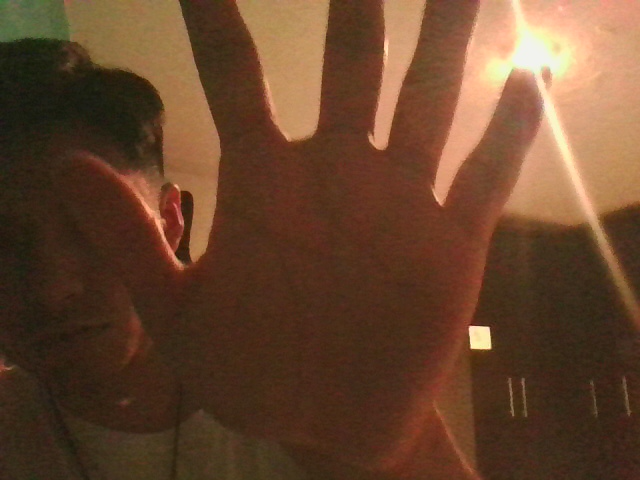
#> input picture foto_capturada.png, 640 x 480 px
$ python -i main.py   (imports and definitions only)
#> lines starting #> are read from the running program, lines starting #| are printed output that depends on the picture; after the words box and inside, x2 and y2 are one past the last pixel; in counts of white or black regions, pixels touching at a corner belong together
#> further down, picture is the input picture: shape (480, 640, 3); mean B, G, R 45.5, 69.2, 102.7
import cv2
import numpy as np
import random
import os
import time


# Accedemos a la carpeta
path = "D:/Image Processing/Piedra Papel o IA/Imagenes PPT"
images = []
clases = []
# [1 line that did not run here, left out]

# Leemos los rostros del DB
# [9 lines not run here, left out]

jugadaPC =  random.randint(0,2)


def capturar_foto():
    cap = cv2.VideoCapture(0)

    if not cap.isOpened():
        print("Error al abrir la cámara")
        return None

    # Dar un tiempo para que la cámara ajuste la exposición
    ret, frame = cap.read()
    if ret:
        nombre_archivo = "foto_capturada.png"
        cv2.imwrite(nombre_archivo, frame)
        print(f"Foto guardada como {nombre_archivo}")
        cap.release()
        return frame
    else:
        print("Error al capturar la foto")
        cap.release()
        return None

def procesar_imagen(frame):
    gray = cv2.cvtColor(frame, cv2.COLOR_BGR2GRAY)
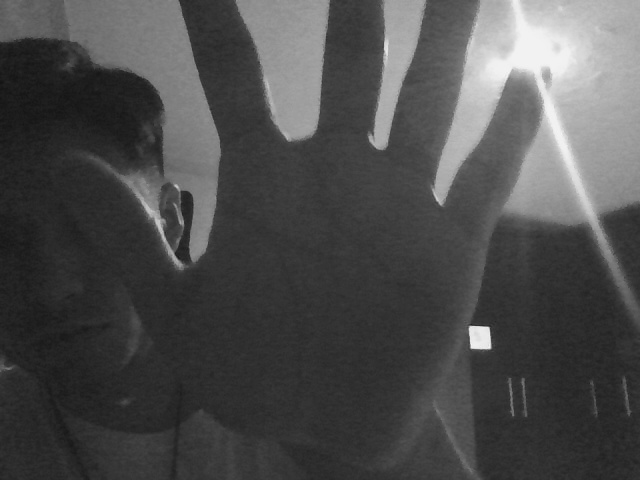
#> gray: shape (480, 640); min 19, max 247, mean 76.5
    blur = cv2.GaussianBlur(gray, (5, 5), 0)
    _, thresh = cv2.threshold(blur, 60, 255, cv2.THRESH_BINARY_INV)
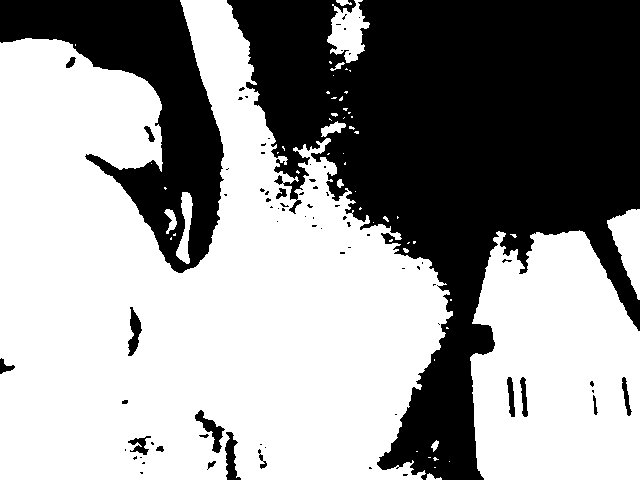
#> thresh: shape (480, 640); 59.6% white; 77 black regions (58 under 20 px)
    #cv2.imshow("Hola",thresh)

    contours, _ = cv2.findContours(thresh, cv2.RETR_TREE, cv2.CHAIN_APPROX_SIMPLE)
#> contours = 140 contours, 104 with area under 20; largest, box (x1, y1, x2, y2) and area: (0, 0, 453, 480) 143230, (470, 230, 640, 480) 35498, (607, 209, 640, 300) 1540, (327, 0, 370, 63) 1418, (176, 192, 193, 264) 540

    if len(contours) == 0:
        return "No se detecta mano"

    # Suponemos que el contorno más grande es la mano
    max_contour = max(contours, key=cv2.contourArea)
#> max_contour = contour of 1273 points, box (x1, y1, x2, y2) (0, 0, 453, 480), area 143230

    # Encontrar el convex hull
    hull = cv2.convexHull(max_contour)
#> hull = contour of 12 points, box (x1, y1, x2, y2) (0, 0, 453, 480), area 177746

    # Encontrar los defectos del hull
    hull_indices = cv2.convexHull(max_contour, returnPoints=False)
#> hull_indices = [1272, 1268, 707, 685, 675, 655, 654, 501, 496, 435, 414, 0]
    defects = cv2.convexityDefects(max_contour, hull_indices)
#> defects = [[0, 414, 164, 68176], [414, 435, 425, 3840], [435, 496, 465, 12288], [496, 501, 498, 801], [501, 654, 546, 12839], [655, 675, 669, 1930], [675, 685, 681, 2337], [685, 707, 704, 1356], [707, 1268, 1074, 18717], [1268, 1272, 1271, 328]]

    if defects is None:
        return "Piedra"

    count_defects = 0

    for i in range(defects.shape[0]):
        s, e, f, d = defects[i, 0]
        start = max_contour[s][0]
        end = max_contour[e][0]
        far = max_contour[f][0]

        # Convierte las tuplas a arrays de NumPy
        start = np.array(start)
        end = np.array(end)
        far = np.array(far)

        # Encontrar las distancias entre los puntos del defecto
        a = np.linalg.norm(end - start)
        b = np.linalg.norm(far - start)
        c = np.linalg.norm(far - end)

        # Calcular el ángulo usando la ley de cosenos
        angle = np.arccos((b**2 + c**2 - a**2) / (2*b*c))

        # Si el ángulo es menor de 90 grados, lo contamos como un defecto
        if angle <= np.pi / 2:
            count_defects += 1
#> this loop made 10 passes
#> (s, e, f, d, start, end, far, a) on passes 1 to 10: (0, 414, 164, 68176, [180, 0], [0, 42], [182, 273], 184.8), (414, 435, 425, 3840, [0, 42], [0, 479], [15, 366], 437), (435, 496, 465, 12288, [0, 479], [422, 479], [226, 431], 422), (496, 501, 498, 801, [422, 479], [425, 473], [420, 476], 6.71), (501, 654, 546, 12839, [425, 473], [452, 315], [376, 462], 160.3), (655, 675, 669, 1930, [452, 311], [449, 292], [442, 296], 19.24), (675, 685, 681, 2337, [449, 292], [446, 284], [437, 286], 8.54), (685, 707, 704, 1356, [446, 284], [431, 262], [428, 267], 26.63), (707, 1268, 1074, 18717, [431, 262], [231, 6], [289, 199], 324.9), (1268, 1272, 1271, 328, [231, 6], [226, 0], [226, 2], 7.81)
#> after the loop, count_defects = 5

    if count_defects == 0:
        return "Piedra"
    elif count_defects == 1:
        return "Tijera"
    else:
        return "Papel"

def main():
    frame = capturar_foto()
    if frame is not None:
        resultado =  procesar_imagen(frame)
        print(f"El resultado es: {resultado}")
        cv2.imshow("Foto Capturada", frame)
        cv2.imshow("Jugada de la PC", images[jugadaPC])
        time.sleep(2)
        if (resultado == "Piedra" and jugadaPC == 1) or (resultado == "Papel" and jugadaPC == 0) or (resultado == "Tijera" and jugadaPC == 2):
            cv2.imshow("Empate",images[5])
        elif (resultado == "Piedra" and jugadaPC == 0) or (resultado == "Papel" and jugadaPC == 2) or (resultado == "Tijera" and jugadaPC == 1):
            cv2.imshow("Gana la IA", images[3])
        elif(resultado == "Piedra" and jugadaPC == 2) or (resultado == "Papel" and jugadaPC == 1) or (resultado == "Tijera" and jugadaPC == 0):
            cv2.imshow("Gana el jugador", images[4])
        cv2.waitKey(0)
        cv2.destroyAllWindows()

# [2 lines not run here, left out]

>>> import cv2
>>> picture = cv2.imread('foto_capturada.png')
>>> result = procesar_imagen(picture)
#> result = 'Papel'
